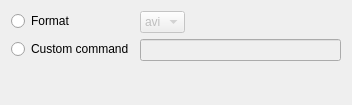
<?xml version="1.0" encoding="UTF-8"?>
<ui version="4.0">
 <class>Ffmpeg</class>
 <widget class="QWidget" name="Ffmpeg">
  <property name="geometry">
   <rect>
    <x>0</x>
    <y>0</y>
    <width>352</width>
    <height>105</height>
   </rect>
  </property>
  <property name="windowTitle">
   <string>Form</string>
  </property>
  <layout class="QFormLayout" name="formLayout_2">
   <property name="sizeConstraint">
    <enum>QLayout::SetNoConstraint</enum>
   </property>
   <property name="fieldGrowthPolicy">
    <enum>QFormLayout::ExpandingFieldsGrow</enum>
   </property>
   <property name="rowWrapPolicy">
    <enum>QFormLayout::WrapLongRows</enum>
   </property>
   <item row="3" column="1">
    <widget class="KComboBox" name="kcfg_format">
     <property name="enabled">
      <bool>false</bool>
     </property>
     <item>
      <property name="text">
       <string>avi</string>
      </property>
     </item>
     <item>
      <property name="text">
       <string>flv</string>
      </property>
     </item>
    </widget>
   </item>
   <item row="6" column="0">
    <widget class="QRadioButton" name="kcfg_useCommand">
     <property name="text">
      <string>Custom command</string>
     </property>
    </widget>
   </item>
   <item row="6" column="1">
    <widget class="KLineEdit" name="kcfg_command">
     <property name="enabled">
      <bool>false</bool>
     </property>
     <property name="clickMessage">
      <string notr="true">%1 = source file , %2 = output file</string>
     </property>
    </widget>
   </item>
   <item row="3" column="0">
    <widget class="QRadioButton" name="kcfg_useFormat">
     <property name="sizePolicy">
      <sizepolicy hsizetype="Preferred" vsizetype="Fixed">
       <horstretch>0</horstretch>
       <verstretch>0</verstretch>
      </sizepolicy>
     </property>
     <property name="text">
      <string>Format</string>
     </property>
    </widget>
   </item>
  </layout>
 </widget>
 <customwidgets>
  <customwidget>
   <class>KLineEdit</class>
   <extends>QLineEdit</extends>
   <header>klineedit.h</header>
  </customwidget>
  <customwidget>
   <class>KComboBox</class>
   <extends>QComboBox</extends>
   <header>kcombobox.h</header>
  </customwidget>
 </customwidgets>
 <resources/>
 <connections>
  <connection>
   <sender>kcfg_useFormat</sender>
   <signal>toggled(bool)</signal>
   <receiver>kcfg_format</receiver>
   <slot>setEnabled(bool)</slot>
   <hints>
    <hint type="sourcelabel">
     <x>84</x>
     <y>15</y>
    </hint>
    <hint type="destinationlabel">
     <x>145</x>
     <y>22</y>
    </hint>
   </hints>
  </connection>
  <connection>
   <sender>kcfg_useCommand</sender>
   <signal>toggled(bool)</signal>
   <receiver>kcfg_command</receiver>
   <slot>setEnabled(bool)</slot>
   <hints>
    <hint type="sourcelabel">
     <x>76</x>
     <y>47</y>
    </hint>
    <hint type="destinationlabel">
     <x>147</x>
     <y>54</y>
    </hint>
   </hints>
  </connection>
 </connections>
</ui>
